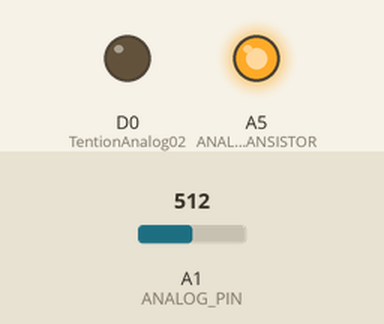
Recording of a program running on a simulated Arduino MKR. Parts: output pins drawn as LEDs (lit = HIGH). Inputs (shaded band) come from the test bench; at power-on: A1 (ANALOG_PIN) = 512.

Above: at 1.2 s.
1.3 s: A1 (ANALOG_PIN) set to 88
2.8 s: A1 (ANALOG_PIN) set to 74
At 4.0 s:
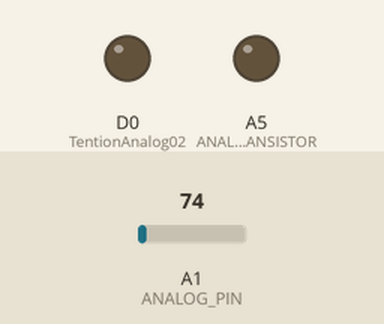
4.3 s: A1 (ANALOG_PIN) set to 122
At 5.1 s:
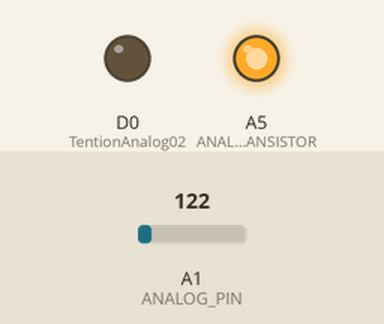
5.8 s: A1 (ANALOG_PIN) set to 0
At 6.3 s:
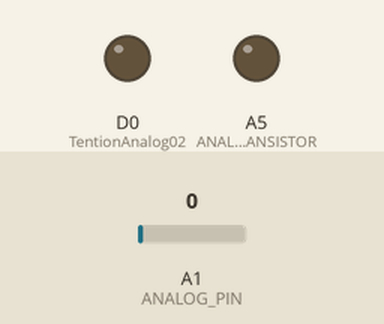
Timing chart, 0 to 8.3 s (numbered marks = the images above; inputs shaded):
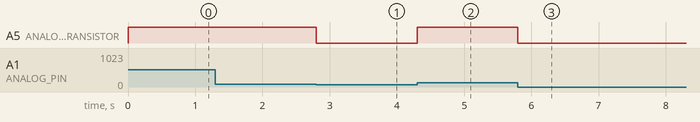

Measured:
- the behaviour switches between 82 and 81 on A1 (ANALOG_PIN) (found by bisection; images 0 and 1)
- after the input at 1.3 s, every drawn part: stays the same
- after the input at 2.8 s, A5 (ANALOG_TRANSISTOR): HIGH → LOW at once
- after the input at 4.3 s, A5 (ANALOG_TRANSISTOR): LOW → HIGH at once
- after the input at 5.8 s, A5 (ANALOG_TRANSISTOR): HIGH → LOW at once

The program:

main.cpp
```cpp
/*
  Titre      : Luminosite Led
  Auteur     : Crepin Vardin Fouelefack
  Date       : 22/01/2022
  Description: Faire varier l'intensite d'une led a partir d'une resistance variable
               (Potentionmetre)
  Version    : 0.0.1
*/

#include <Arduino.h>

const int ANALOG_PIN           = A1;    // Broche pour le potentionmetre
const int ANALOG_TRANSISTOR    = A5;     // Broche pour la base du transistor

//Declaration des variables
int TentionAnalog1    = 0;         // Pour contenir la tension sur la broche Analogique A1
int TentionAnalog02   = 0;         // De (118-255) Pour contenir la valeur de la broche Analog convertie

void setup() {
  // put your setup code here, to run once:
  // Serial.begin(9600);                      // Pour une bonne communication entre le uC et le moniteur serie

  pinMode(ANALOG_PIN, INPUT);                //Pour lire la tention au niveau du potentionmetre (0-1023)
  pinMode(TentionAnalog02, OUTPUT);          //Pour controler la tention sur le transistor
}

void loop() {
  // put your main code here, to run repeatedly:

  TentionAnalog1   = analogRead(ANALOG_PIN);                //De (0-1023)
  TentionAnalog02  = map(TentionAnalog1,0,1023,117,255);    //De (118-255) Suppose etre 127 mais surement a cause de la precision et fiabilite du potentionmetre
  analogWrite(ANALOG_TRANSISTOR, TentionAnalog02);          //Pour inscrire une tention au niveau de la base du transistor

}
```
